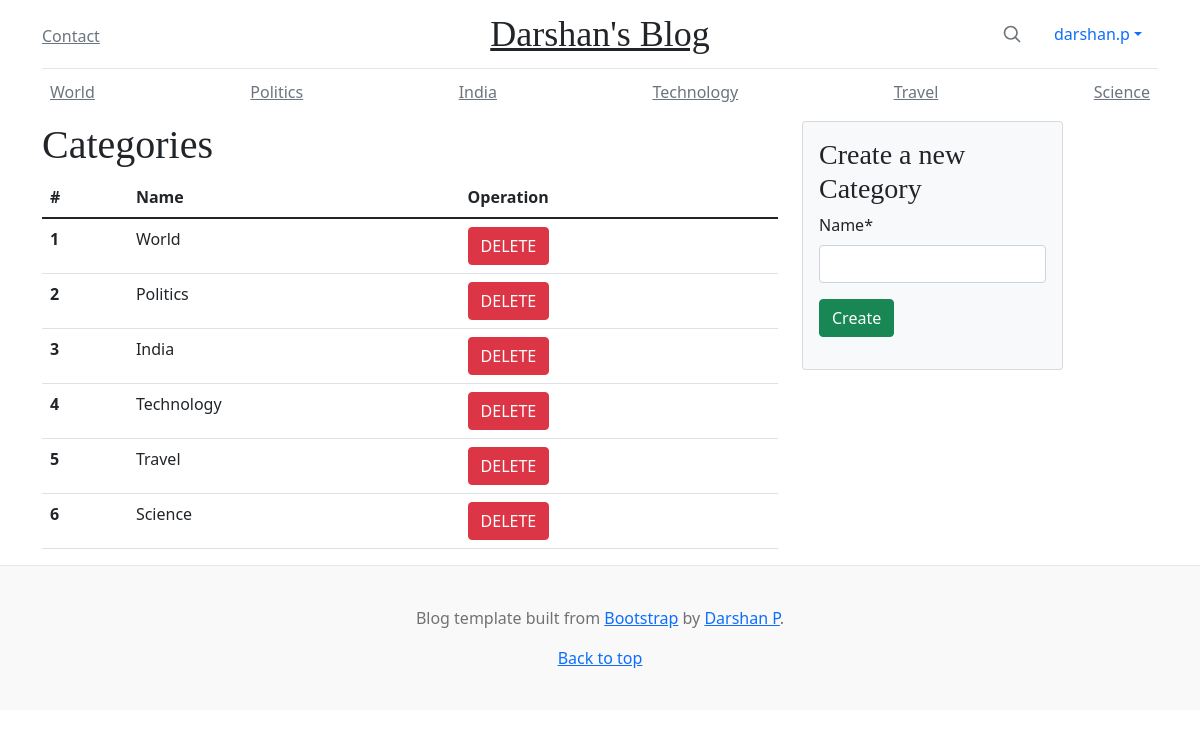
/categories/ (signed in), run on an earlier commit of the app's database.
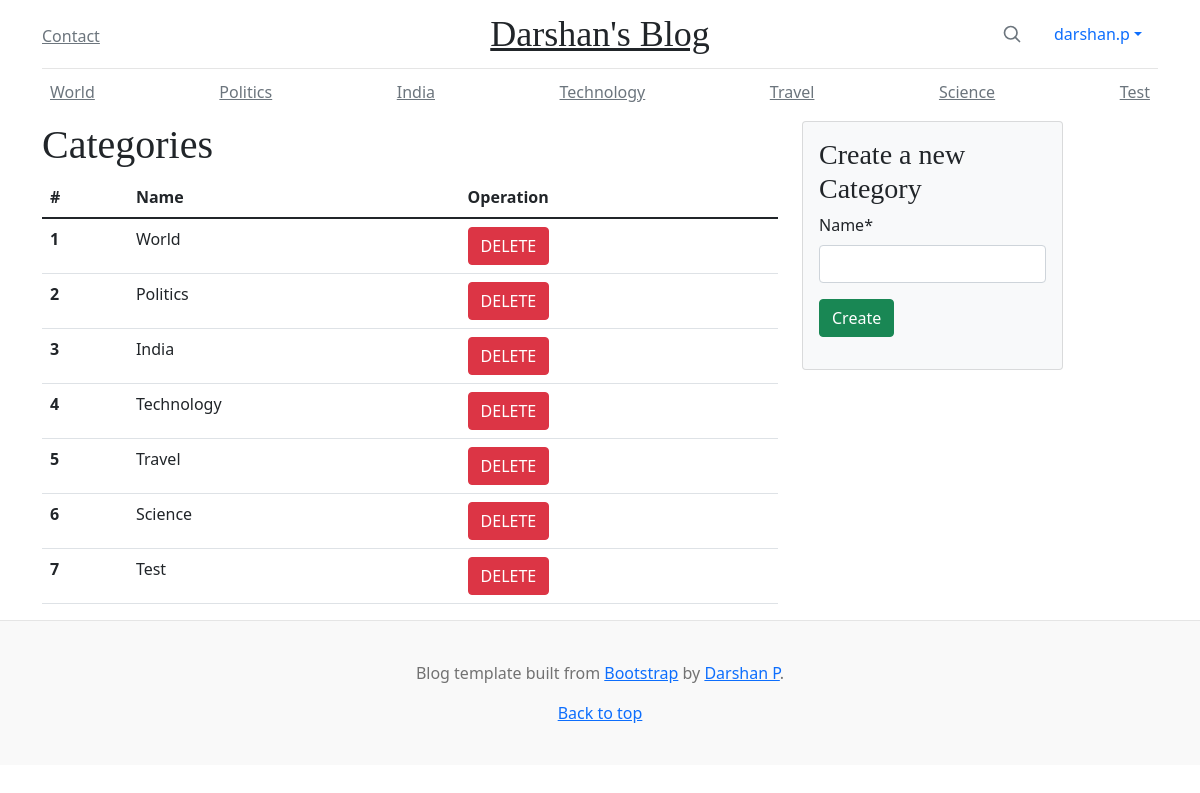
And on a later commit of the database.
### blog/models.py (models this page shows)
class Category(models.Model):
    class Meta:
        verbose_name_plural = 'Categories'
    name = models.CharField(max_length=50, unique=True)
    def __str__(self):
        return self.name

### category/views.py (the view)
# urls.py: path('', views.CategoryListView.as_view(), name='category_list'),
class CategoryListView(LoginRequiredMixin, generic.ListView):
    model = Category
    template_name = "category/category_list.html"
    context_object_name = "categories"
    success_message = "Category: '{name}' was created successfully"
    def get_context_data(self, **kwargs):
        context_data = super().get_context_data(**kwargs)
        context_data.update(
            {
                "form": CategoryModelForm
            })
        return context_data

### blog/context_processors.py (called while the page is built)
def categories(request):
    return {
        'categories': Category.objects.order_by('id')
    }

### category/templates/category/category_list.html (shortened to what this page needs)
{% extends "base.html" %}
{% load crispy_forms_tags %}
{% block content %}
<div class="row">
    <div class="col-8">
        <h1>Categories</h1>
        <table class="table">
            <thead>
                <tr>
                    <th>#</th>
                    <th>Name</th>
                    <th>Operation</th>
                </tr>
            </thead>
            <tbody>
                {% for category in categories %}
                <tr>
                    <th>{{ category.id }}</th>
                    <td>{{ category.name }}</td>
                    <td>
                        <form method="POST" action="{% url 'category:category_delete' category.id %}">
                            <input type="submit" class="btn btn-danger" value="DELETE">
                        </form>
                    </td>
                </tr>
                {% endfor %}
            </tbody>
        </table>
    </div>
    <div class="col-3">
        <div class="card card-body bg-light">
            <h3>Create a new Category</h3>
            <form method="post" action="{% url 'category:category_create' %}" class="uniForm">
                {{ form | crispy }}
                <button class="btn btn-success mb-3" type="submit">
                    Create
                </button>
            </form>
        </div>
    </div>
</div>
{% endblock %}

### templates/navbar_top.html (shortened to what this page needs)
<div class="container">
    <header class="blog-header py-3">
        <div class="row flex-nowrap justify-content-between align-items-center">
          <div class="col-4 pt-1">
            <a class="link-secondary" href="{% url 'contact' %}">Contact</a></div>
          <div class="col-4 text-center">
            <a class="blog-header-logo text-dark" href="{% url 'blog:blog_home' %}">Darshan's Blog</a>
          </div>
          <div class="col-4 d-flex justify-content-end align-items-center">
            <a class="link-secondary" href="#" aria-label="Search">
              <svg xmlns="http://www.w3.org/2000/svg" width="20" height="20" fill="none" stroke="currentColor" stroke-linecap="round" stroke-linejoin="round" stroke-width="2" class="mx-3" role="img" viewBox="0 0 24 24"><title>Search</title><circle cx="10.5" cy="10.5" r="7.5"/><path d="M21 21l-5.2-5.2"/></svg>
            </a>
            {% if request.user.is_authenticated %}
            <ul class="nav nav-pills">
              <li class="nav-item dropdown">
                <a class="nav-link dropdown-toggle" data-bs-toggle="dropdown" href="#" role="button" aria-expanded="false">{{ request.user.username }}</a>
              </li>
            </ul>
            {% else %}
            <a href="{% url 'login' %}" class="btn btn-default">Login</a>
            {% endif %}
          </div>
        </div>
      </header>
    {% if request.user.is_authenticated %}
    <div class="nav-scroller py-1 mb-2">
        <nav class="nav d-flex justify-content-between">
        {% for category in categories %}
            <a class="p-2 link-secondary" href="#">{{category}}</a>
        {% endfor %}
        </nav>
      </div>
    {% endif %}
</div>

What changed in the data, as far as the page shows it:
added Category: name "Test", id "7"
